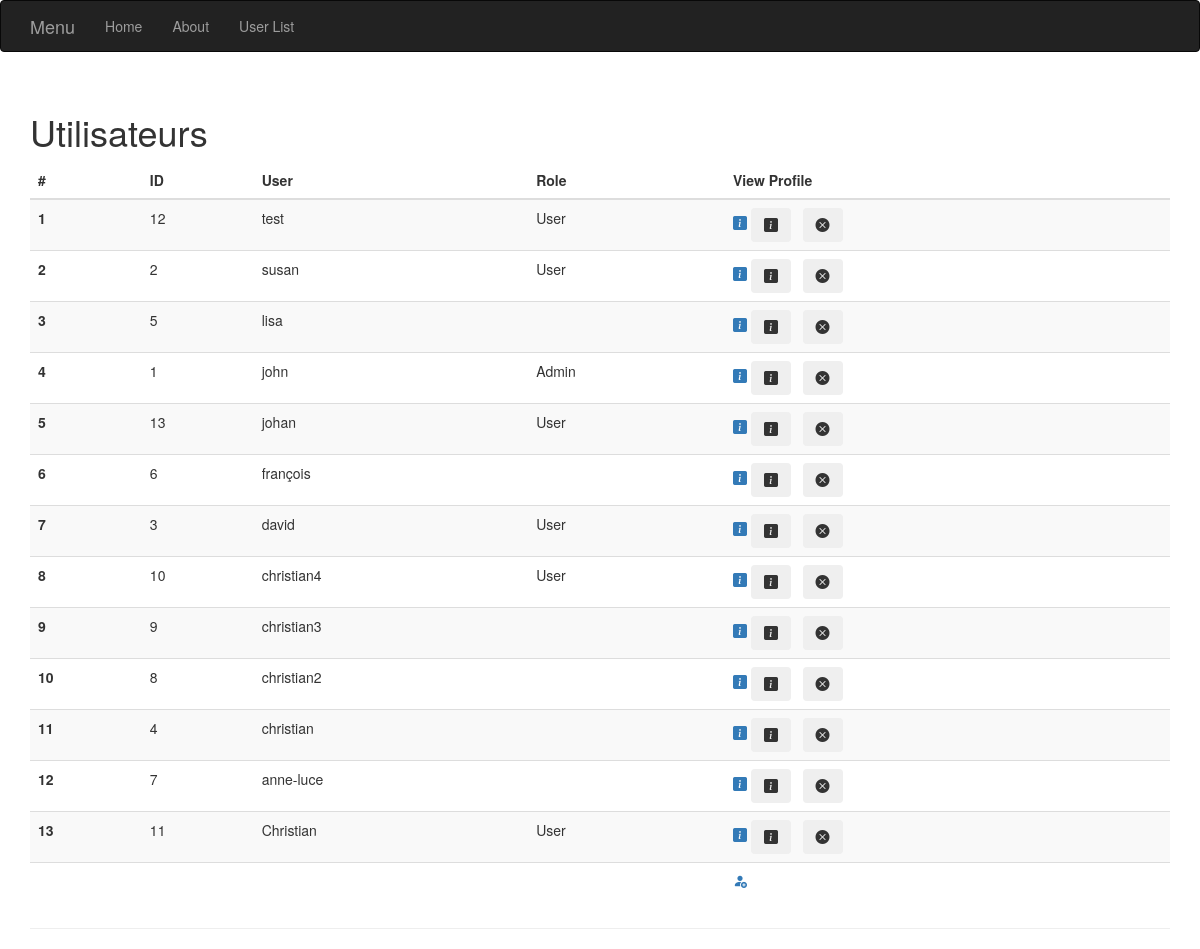
Before: /users/ with the older database file.
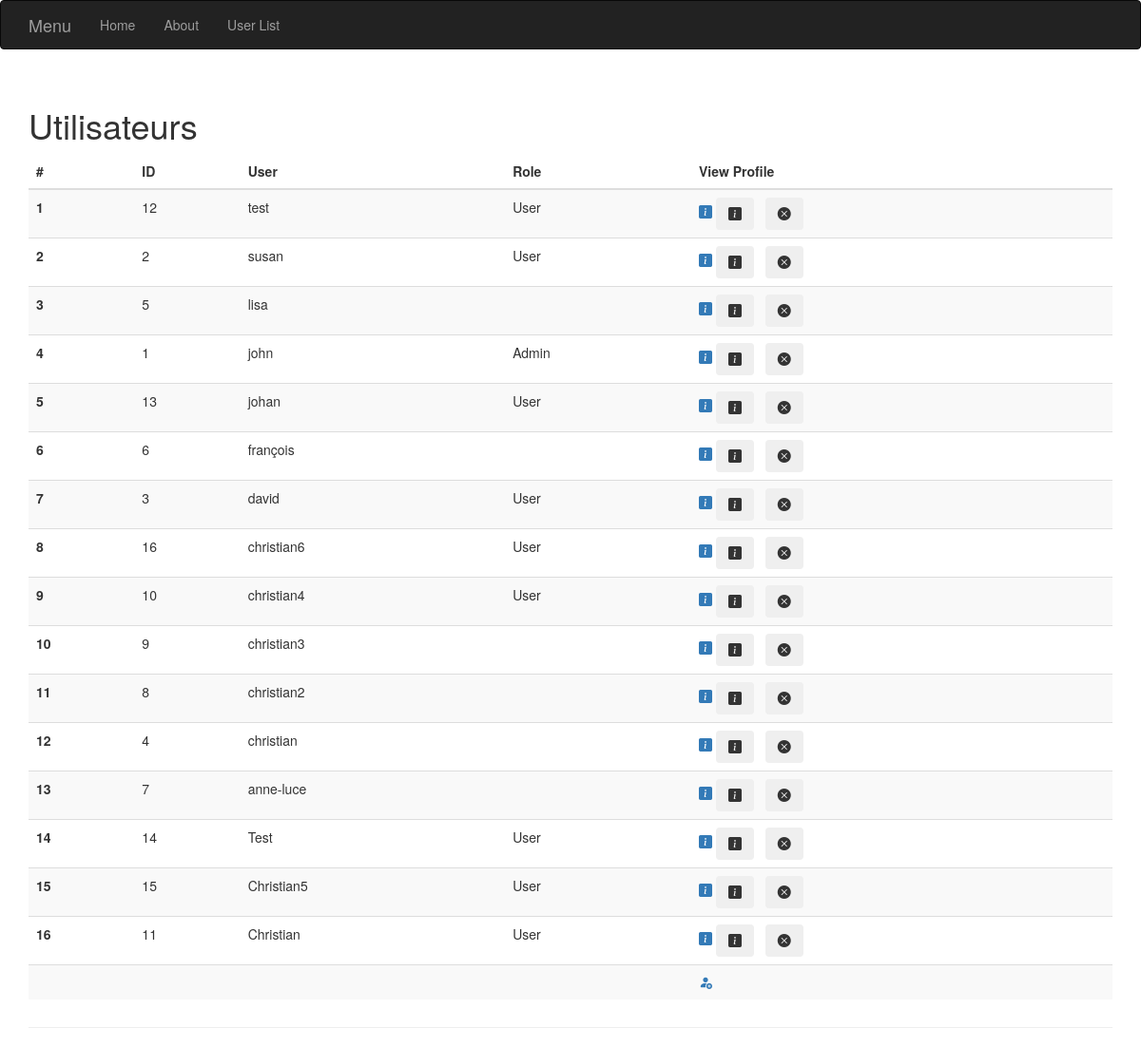
After: the same page with the newer database file.
### models.py (models this page shows, shortened)
class User (db.Model):
    __tablename__ = 'users'
    id = db.Column(db.Integer, primary_key=True)
    username = db.Column(db.String(64), unique=True, index=True)
    role_id = db.Column(db.Integer, db.ForeignKey('roles.id'))

class Role (db.Model):
    __tablename__ = 'roles'
    id = db.Column(db.Integer, primary_key=True)
    name = db.Column(db.String(64), unique=True)
    users = db.relationship('User', backref='role', lazy='dynamic')

### app.py (the view)
@app.route('/users/')
def users():
    users = User.query.order_by(User.username.desc())
    return render_template('users.html',users=users)

### templates/users.html (shortened to what this page needs)
{% extends "base.html" %}
{% block head %}
    {{ super() }}
{% endblock %}
{% block page_content %}
  <div class="page-header">
    <h1>Utilisateurs</h1>
    <table class="table table-dark table-striped">
        <thead>
            <tr>
              <th scope="col">#</th>
              <th scope="col">ID</th>
              <th scope="col">User</th>
              <th scope="col">Role</th>
              <th scope="col">View Profile</th>
            </tr>
        </thead>
        {% for user in users -%}
            <tr>
              <th scope="row">{{loop.index}}</th>
              <td>{{ user.id }}</td>
              <td>{{ user.username }}</td>
              <td>{{ user.role.name}}</td>
              <td>
                <a href="{{url_for('user',user=user.username)}}"  ><i class="bi bi-info-square-fill"></i></a>
                <form style="display:inline" action="{{url_for('user',user=user.username)}}" method="get">
                  <button class="btn btn btn-outline-secondary" type="button" onclick="return">
                    <i class="bi bi-info-square-fill"></i>
                  </button>
                </form>
                <form style="display:inline" action="{{url_for('delete',id=user.id)}}" method="post">
                  <button class="btn btn btn-outline-secondary" type="button"
                          onclick="return confirm('Delete user?')">
                    <i class="bi bi-x-circle-fill"></i>
                  </button>
                </form>
                </td>
            </tr>
        {%- endfor %}
            <tr>
              <td>&nbsp;</td>
              <td>&nbsp;</td>
              <td>&nbsp;</td>
              <td>&nbsp;</td>
              <td>
                <a href="{{url_for('index')}}"  ><i class="bi bi-person-fill-add"></i></a>
              </td>
            </tr>
    </table>
  </div>
{% endblock %}

### templates/base.html (shortened to what this page needs)
{% extends "bootstrap/base.html" %}
{% block head %}
    {{ super() }}
    <link rel="stylesheet" href="https://cdn.jsdelivr.net/npm/bootstrap-icons@1.11.3/font/bootstrap-icons.min.css">
{% endblock %}
{% block navbar %}
<div class="navbar navbar-inverse" role="navigation">
  <div class="container">
    <div class="navbar-header">
      <a href="/" class="navbar-brand">Menu</a>
    </div>
    <div class="navbar-collapse collapse">
      <ul class="nav navbar-nav">
        <li><a href="/">Home</a></li>
        <li><a href="{{url_for('about')}}">About</a></li>
        <li><a href="{{url_for('users')}}">User List</a></li>
      </ul>
    </div>
  </div>
</div>
{% endblock %}
{% block content %}
<div class="container">
  {% block page_content %}{% endblock %}
</div>
{% endblock %}

Changed rows visible on the page:
added User: id "16", username "christian6", role.name "User"
added User: id "14", username "Test", role.name "User"
added User: id "15", username "Christian5", role.name "User"
